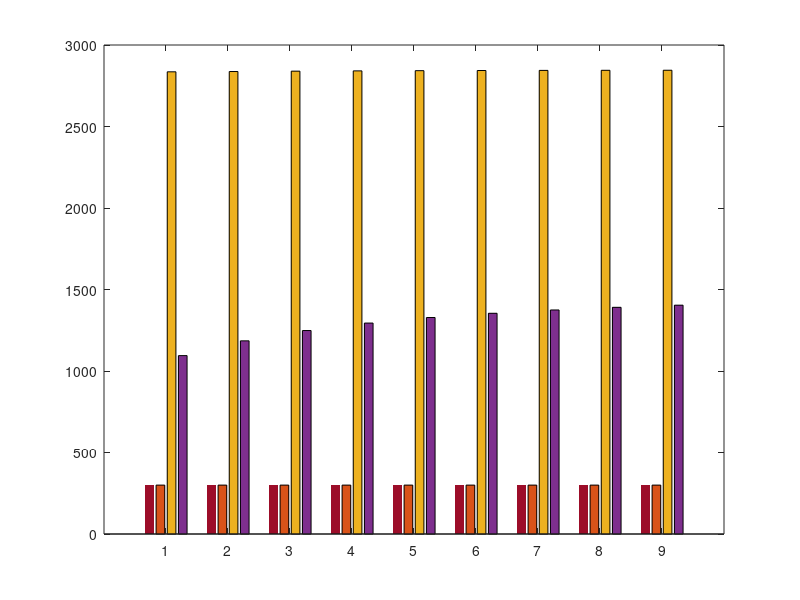

This chart was generated by the following MATLAB code: (Note: this script raises an error after producing the figure.)
%Group bar chart of competition between cod and sea lamprey

%k2 is divided into 9 parts,every part is 0.22.So,k2 is as follows:0.76、0.98、1.2、1.42、1.64、1.86、2.08、2.3、2.52
MAX=[2835.56 	2837.33 	2839.57 	2841.30 	2842.58 	2843.54 	2844.23 	2844.83 	2845.17 ; 
1094.52 	1185.11 	1248.28 	1294.13 	1328.23 	1354.14 	1374.48 	1390.71 	1403.86 ];

MIN=[300 300 300 300 300 300 300 300 300; 
300	300	300	300	300	300	300	300	300]; 

m=bar([MIN;MAX]',"grouped");

set(m(1),'EdgeColor','none','facecolor',[0.61,0.05,0.16],'FaceAlpha',.5);
set(m(2),'EdgeColor','none','facecolor',[0.26, 0.45, 0.77],'FaceAlpha',.5);
set(m(3),'EdgeColor','none','facecolor',[ 240,230,140]./360,'FaceAlpha',.5);
set(m(4),'EdgeColor','none','facecolor',[127,255,170]./360,'FaceAlpha',.5);

legend('MIN-cod','MIN-sea lamprey','MAX-cod','MAX-sea lamprey','FontName','Times New Roman','Linewidth', 2);
xlabel('The growth rate of sea lamprey','FontName','Times New Roman','Linewidth', 2);
ylabel('The number of two species','FontName','Times New Roman','Linewidth', 2);
title('Comparison of Changing Trends——MIN and MAX','FontName','Times New Roman','Linewidth', 2)
legend('boxoff');
loca={'0.76','0.98','1.2','1.42','1.64','1.86','2.08','2.3','2.52'};
set(gca,'XTickLabel',loca);
